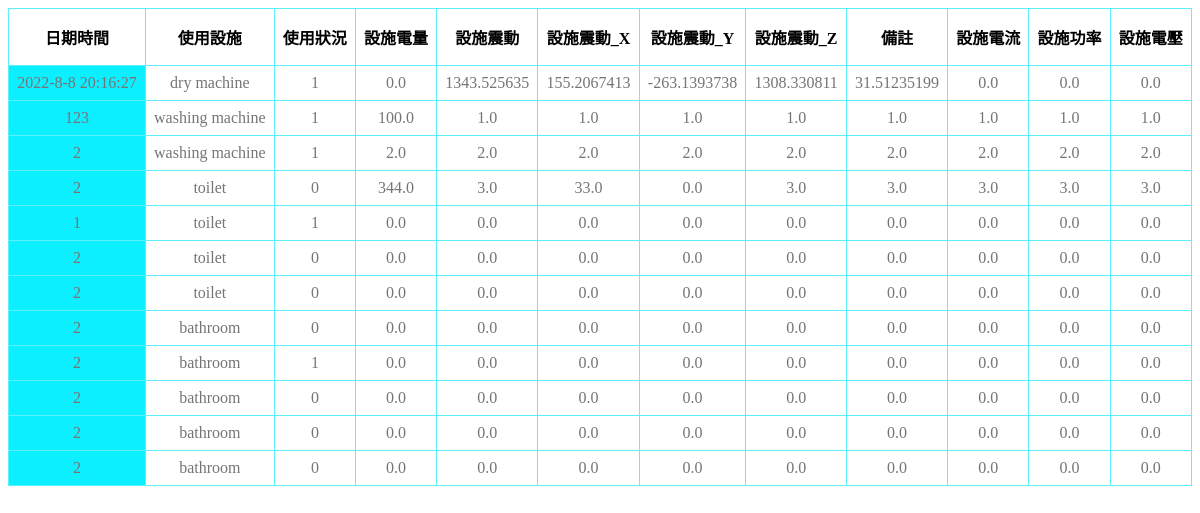
/dorm/info1/, run on the app's committed database.
### dorm/models.py (models this page shows, shortened)
class facilities_firstfloor(models.Model):
	Date = models.CharField(max_length = 30)
	facilities_name = models.CharField(max_length = 20)
	facilities_useage = models.CharField(max_length = 10)
	battery = models.FloatField()
	Acce_X = models.FloatField()
	Acce_Y = models.FloatField()
	Acce_Z = models.FloatField()
	Acce = models.FloatField()
	Temp = models.FloatField()
	Current = models.FloatField()
	Voltage = models.FloatField()
	Power = models.FloatField()

### dorm/views.py (the view)
# urls.py: path('info1/', views.FacilitiesViewSet1.get, name='dorm'),
    def get(request):
        template_name = 'dorm.html'
        queryset = facilities_firstfloor.objects.all()
        return render(request, template_name, {"context":queryset})

### dorm/templates/dorm.html (shortened to what this page needs)
<!DOCTYPE html>
<html lang="en">
<head>
    {% load static %}
    <link rel="stylesheet" href="{% static '/css/dorm.css' %}">
</head>
<body>
    {% load static %}
    <table>
        <thead>
            <tr>
                <th>日期時間</th>
                <th>使用設施</th>
                <th>使用狀況</th>
                <th>設施電量</th>
                <th>設施震動</th>
                <th>設施震動_X</th>
                <th>設施震動_Y</th>
                <th>設施震動_Z</th>
                <th>備註</th>
                <th>設施電流</th>
                <th>設施功率</th>
                <th>設施電壓</th>
            </tr>
        </thead>
        <tbody>
            {% for data in context%}
                <tr>
                    <td class='date'>{{ data.Date }}</td>
                    <td class='facilities name'>{{ data.facilities_name }}</td>
                    <td class='facilities useage'>{{ data.facilities_useage }}</td>
                    <td class='facilities battery'>{{ data.battery }}</td>
                    <td class='facilities Acce'>{{ data.Acce }}</td>
                    <td class='facilities Acce_X'>{{ data.Acce_X }}</td>
                    <td class='facilities Acce_Y'>{{ data.Acce_Y }}</td>
                    <td class='facilities Acce_Z'>{{ data.Acce_Z }}</td>
                    <td class='facilities Temp'>{{ data.Temp }}</td>
                    <td class='facilities Current'>{{ data.Current }}</td>
                    <td class='facilities Power'>{{ data.Power }}</td>
                    <td class='facilities Voltage'>{{ data.Voltage }}</td>
                </tr>
            {% endfor%}
        </tbody>
    </table>
</body>
</html>

### dorm/static/css/dorm.css (style rules this page uses)
table { border: 0; border-collapse: collapse; border-radius: 8px; width: 100%; }
th { border: solid 1px #5ceffe; padding: 16px 8px; }
td { border: solid 1px #5ceffe; text-align: center; padding: 8px; color: #757575; }
.date { background-color: #0ceffe; }

### data on the page
facilities_firstfloor: Date "2022-8-8 20:16:27", facilities_name "dry machine", facilities_useage "1", battery "0.0", Acce "1343.525635", Acce_X "155.2067413", Acce_Y "-263.1393738", Acce_Z "1308.330811", Temp "31.51235199", Current "0.0", Power "0.0", Voltage "0.0"
facilities_firstfloor: Date "123", facilities_name "washing machine", facilities_useage "1", battery "100.0", Acce "1.0", Acce_X "1.0", Acce_Y "1.0", Acce_Z "1.0", Temp "1.0", Current "1.0", Power "1.0", Voltage "1.0"
facilities_firstfloor: Date "2", facilities_name "washing machine", facilities_useage "1", battery "2.0", Acce "2.0", Acce_X "2.0", Acce_Y "2.0", Acce_Z "2.0", Temp "2.0", Current "2.0", Power "2.0", Voltage "2.0"
facilities_firstfloor: Date "2", facilities_name "toilet", facilities_useage "0", battery "344.0", Acce "3.0", Acce_X "33.0", Acce_Y "0.0", Acce_Z "3.0", Temp "3.0", Current "3.0", Power "3.0", Voltage "3.0"
facilities_firstfloor: Date "1", facilities_name "toilet", facilities_useage "1", battery "0.0", Acce "0.0", Acce_X "0.0", Acce_Y "0.0", Acce_Z "0.0", Temp "0.0", Current "0.0", Power "0.0", Voltage "0.0"
facilities_firstfloor: Date "2", facilities_name "toilet", facilities_useage "0", battery "0.0", Acce "0.0", Acce_X "0.0", Acce_Y "0.0", Acce_Z "0.0", Temp "0.0", Current "0.0", Power "0.0", Voltage "0.0"
facilities_firstfloor: Date "2", facilities_name "toilet", facilities_useage "0", battery "0.0", Acce "0.0", Acce_X "0.0", Acce_Y "0.0", Acce_Z "0.0", Temp "0.0", Current "0.0", Power "0.0", Voltage "0.0"
facilities_firstfloor: Date "2", facilities_name "bathroom", facilities_useage "0", battery "0.0", Acce "0.0", Acce_X "0.0", Acce_Y "0.0", Acce_Z "0.0", Temp "0.0", Current "0.0", Power "0.0", Voltage "0.0"
facilities_firstfloor: Date "2", facilities_name "bathroom", facilities_useage "1", battery "0.0", Acce "0.0", Acce_X "0.0", Acce_Y "0.0", Acce_Z "0.0", Temp "0.0", Current "0.0", Power "0.0", Voltage "0.0"
facilities_firstfloor: Date "2", facilities_name "bathroom", facilities_useage "0", battery "0.0", Acce "0.0", Acce_X "0.0", Acce_Y "0.0", Acce_Z "0.0", Temp "0.0", Current "0.0", Power "0.0", Voltage "0.0"
facilities_firstfloor: Date "2", facilities_name "bathroom", facilities_useage "0", battery "0.0", Acce "0.0", Acce_X "0.0", Acce_Y "0.0", Acce_Z "0.0", Temp "0.0", Current "0.0", Power "0.0", Voltage "0.0"
facilities_firstfloor: Date "2", facilities_name "bathroom", facilities_useage "0", battery "0.0", Acce "0.0", Acce_X "0.0", Acce_Y "0.0", Acce_Z "0.0", Temp "0.0", Current "0.0", Power "0.0", Voltage "0.0"
